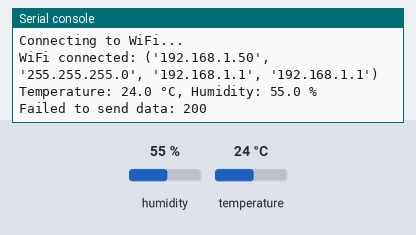
This program was run on a simulated Raspberry Pi Pico running MicroPython. Parts: the last lines printed to the serial console. The test bench sets the inputs (shaded band); at power-on: humidity 55 %, temperature 24 °C. WiFi joins after 1.5 s; web requests get an empty 200 reply after 0.4 s.

Above: at 3.2 s.
3.3 s: humidity set to 22 %
At 7.7 s:
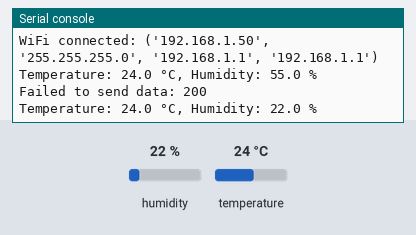
9.4 s: temperature set to 12 °C
At 14.6 s:
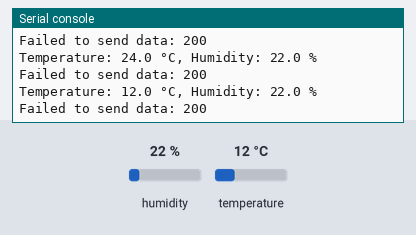
15.5 s: humidity set to 40 %
At 19.6 s:
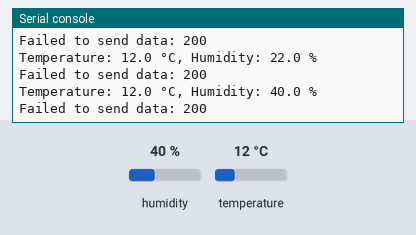
Timing chart, 0 to 21.1 s (numbered marks = the images above; inputs shaded):
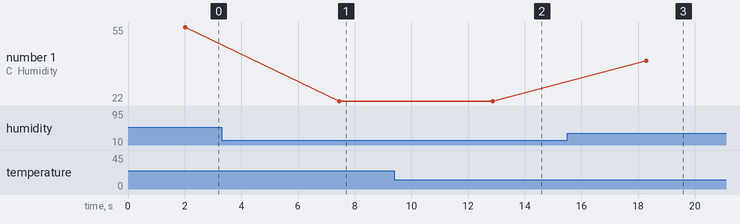

Measured:
- after the input at 3.3 s, the serial console: prints a new line after 4.1 s (image 1)
- after the input at 9.4 s, the serial console: prints a new line after 3.5 s (image 2)
- after the input at 15.5 s, the serial console: prints a new line after 2.8 s (image 3)
- plotted number 1: 55 → 22 after the input at 3.3 s, 22 → 40 after the input at 15.5 s

The program:

dht22_mdb.py
```python
import network
import time
import urequests
import dht
from machine import Pin

# WiFi credentials
ssid = ' '
password = ' '

# Initialize DHT22 sensor on pin 2
sensor = dht.DHT22(Pin(2))

def connect_wifi():
    wlan = network.WLAN(network.STA_IF)
    wlan.active(True)
    if not wlan.isconnected():
        print('Connecting to WiFi...')
        wlan.connect(ssid, password)
        while not wlan.isconnected():
            time.sleep(1)
    print('WiFi connected:', wlan.ifconfig())

# Function to send data to Flask API
def send_data_to_api(temperature, humidity):
    url = 'http://192.168.100.11:5000/api/dht22'  # Flask endpoint for DHT22
    headers = {'Content-Type': 'application/json'}
    payload = {
        'temperature': temperature,
        'humidity': humidity
    }

    try:
        response = urequests.post(url, json=payload, headers=headers)
        if response.status_code == 201:
            print('Data successfully sent:', response.json())
        else:
            print('Failed to send data:', response.status_code, response.text)
        response.close()
    except Exception as e:
        print('Error sending data:', e)

# Main loop
def main():
    connect_wifi()
    while True:
        try:
            sensor.measure()
            temperature = round(sensor.temperature(), 2)
            humidity = round(sensor.humidity(), 2)

            print(f"Temperature: {temperature} °C, Humidity: {humidity} %")

            send_data_to_api(temperature, humidity)

            time.sleep(5)
        except OSError as os_err:
            print(f"Sensor error: {os_err}")
        except Exception as err:
            print(f"General error: {err}")

main()
```
